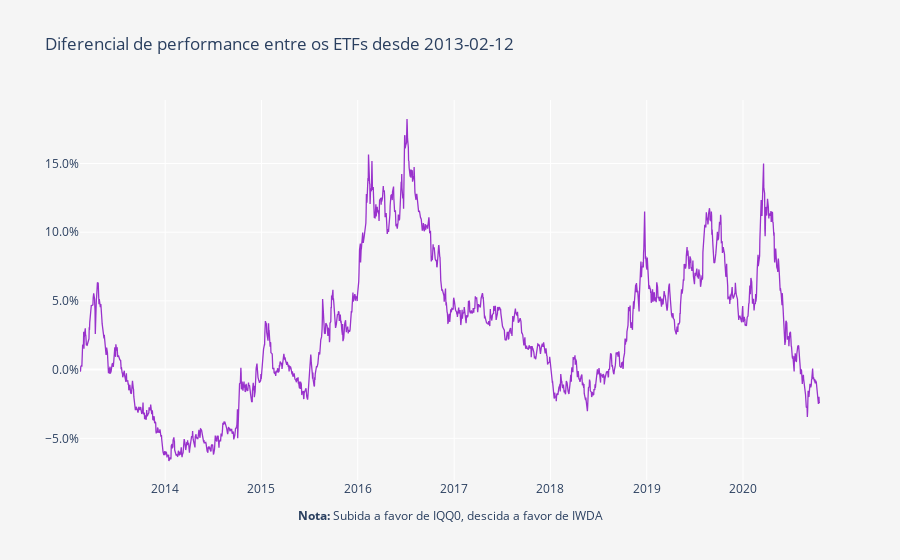

Notebook source saved alongside this figure:
### Code cell
layout = go.Layout(
    title='Diferencial de performance entre os ETFs desde ' + Begin,
    plot_bgcolor='#f5f5f5',
    paper_bgcolor='#f5f5f5',
    xaxis=dict(
        title='<b>Nota:</b> Subida a favor de IQQ0, descida a favor de IWDA',
        showgrid=True,
        titlefont=dict(size=12),
    ),
    yaxis=dict(
        title='',
        showgrid=True,
        zeroline=True, # Adicionar ou não a zero line
        tickformat=".1%" # tickformat=".2%" se quiseres mais casas decimais
    ))

trace0 = go.Scatter(
    x = fundos.index,
    y = (round(((fundos.iloc[:, 1] / fundos.iloc[:, 0])- 1), 5)),
    name = 'Portfolio',
    line = dict(
        color = 'darkorchid',
        width = 1.3)
)

data = [trace0]
        
fig = go.Figure(data=data, layout=layout)
py.iplot(fig)

### Figure 1 — Plotly figure (JSON) as saved in the notebook; plotly's stock layout.template omitted (floating-point values rounded to 4 significant figures; data arrays with more than 128 entries replaced by an {"elided": "..."} marker saying what was removed)
{"data": [{"line": {"color": "darkorchid", "width": 1.3}, "name": "Portfolio", "type": "scatter", "x": {"elided": "1964 str values"}, "y": {"elided": "1964 float values"}}], "layout": {"autosize": true, "paper_bgcolor": "#f5f5f5", "plot_bgcolor": "#f5f5f5", "title": {"text": "Diferencial de performance entre os ETFs desde 2013-02-12"}, "xaxis": {"autorange": true, "range": ["2013-02-12", "2020-10-19"], "showgrid": true, "title": {"font": {"size": 12}, "text": "<b>Nota:</b> Subida a favor de IQQ0, descida a favor de IWDA"}, "type": "date"}, "yaxis": {"autorange": true, "range": [-0.08033, 0.1962], "showgrid": true, "tickformat": ".1%", "title": {"text": ""}, "type": "linear", "zeroline": true}}}
